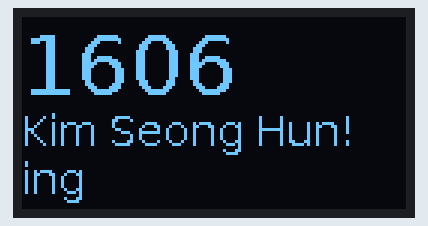
A program run on a simulated Raspberry Pi (BCM pin numbers). Parts: 128×64 one-colour display. At 0.1 s the program stops and its outputs stay as they are.

Above: at 0.2 s.

The program:

OLED.py
```python
# Imports the necessary libraries...
import board
import digitalio
from PIL import Image, ImageDraw, ImageFont
import adafruit_ssd1306

# Setting some variables for our reset pin etc.
RESET_PIN = digitalio.DigitalInOut(board.D4)

# Very important... This lets py-gaugette 'know' what pins to use in order to reset the display
i2c = board.I2C()
oled = adafruit_ssd1306.SSD1306_I2C(128, 64, i2c, addr=0x3c, reset=RESET_PIN)

# Clear display.
oled.fill(0)
oled.show()

# Create blank image for drawing.
image = Image.new("1", (oled.width, oled.height))
draw = ImageDraw.Draw(image)

# Load a font in 2 different sizes.
font = ImageFont.truetype("/usr/share/fonts/truetype/dejavu/DejaVuSans.ttf", 28)
font2 = ImageFont.truetype("/usr/share/fonts/truetype/dejavu/DejaVuSans.ttf", 14)

# Draw the text
draw.text((0, 0), "1606", font=font, fill=255)
draw.text((0, 30), "Kim Seong Hun!", font=font2, fill=255)
draw.text((0, 46), "ing", font=font2, fill=255)

# Display image
oled.image(image)
oled.show()
```
